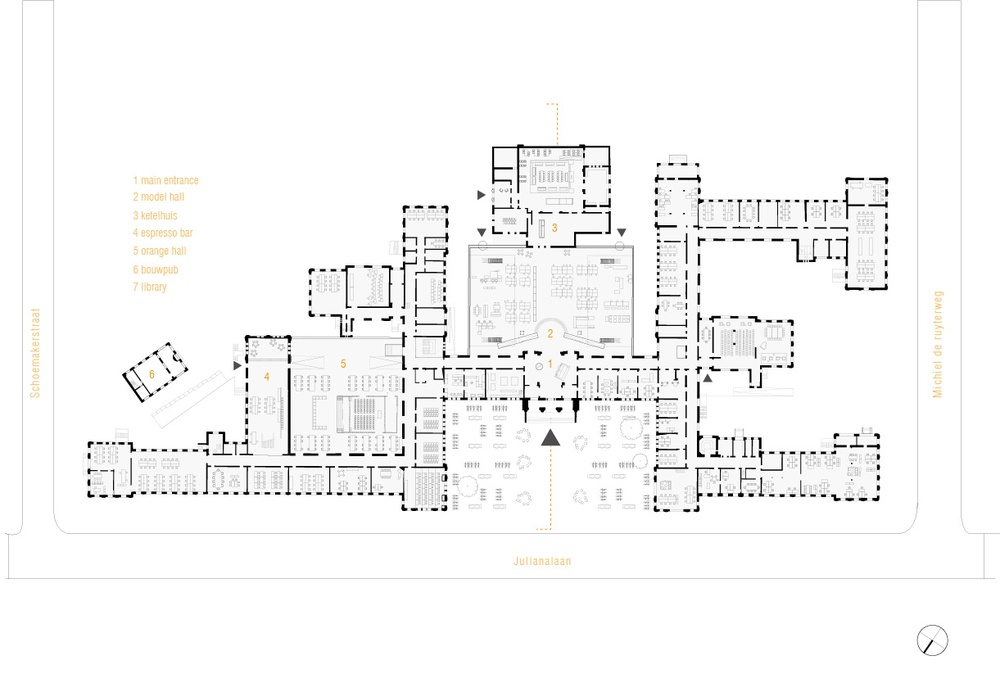
#> input picture construction_site_bk.jpg, 1000 x 683 px, shrunk from 1221 x 834 before the run
$ python RRTstar_algorithm.py
#> lines starting #> are read from the running program, lines starting #| are printed output that depends on the picture; after the words box and inside, x2 and y2 are one past the last pixel; in counts of white or black regions, pixels touching at a corner belong together
import numpy as np
import matplotlib.pyplot as plt
import cv2
import random
import math
import nodelist

# Parameters for RRT*
MAX_ITER = 10000
GOAL_RADIUS = 10
STEP_SIZE = 10  # Small step size for improved accuracy
SEARCH_RADIUS = 20

# Read and preprocess the image
image_path = "construction_site_bk.jpg"
floor_plan = cv2.imread(image_path, cv2.IMREAD_GRAYSCALE)
#> floor_plan: shape (683, 1000); min 0, max 255, mean 247.3

# Invert the image to treat walls as obstacles
_, binary_map = cv2.threshold(floor_plan, 200, 255, cv2.THRESH_BINARY_INV)
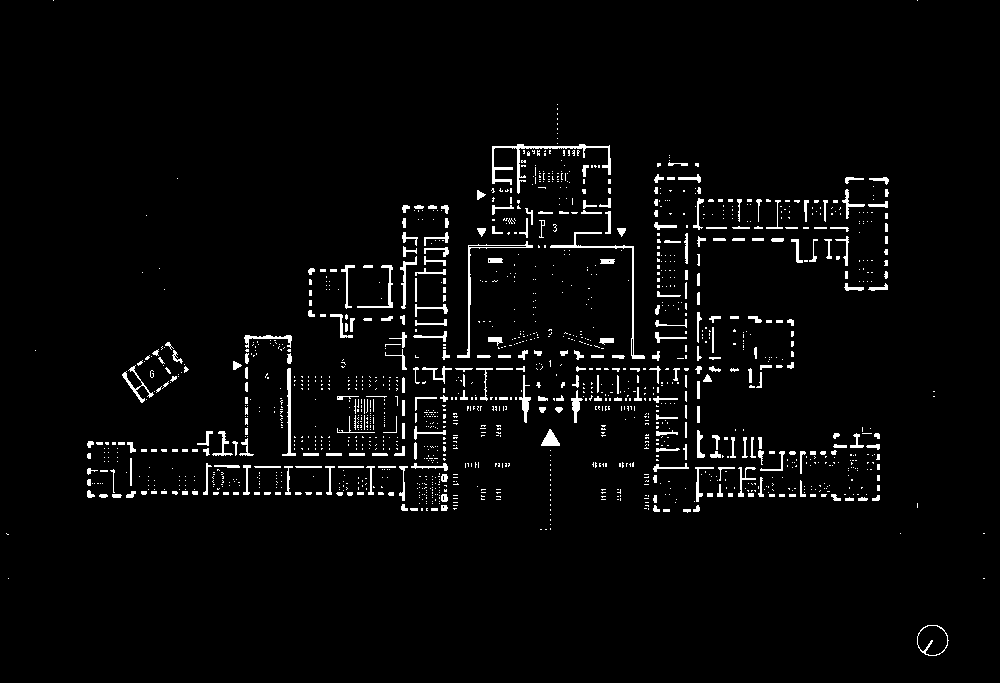
#> binary_map: shape (683, 1000); 3.1% white; 1509 white regions (1217 under 20 px), largest, box (x1, y1, x2, y2) and area: (492, 144, 611, 194) 772, (550, 232, 645, 359) 547, (457, 241, 533, 358) 441
binary_map = binary_map // 255  # Convert to binary (1 for obstacles, 0 for free space)

# Define the start (A) and goal (B) points
start = nodelist.nodes[0]  # approximate coordinates for point A
goal = nodelist.nodes[1]  # approximate coordinates for point B

# RRT* Node class
class Node:
    def __init__(self, point):
        self.point = point
        self.parent = None
        self.cost = 0

# Calculate the Euclidean distance between two points
def distance(p1, p2):
    return math.hypot(p1[0] - p2[0], p1[1] - p2[1])

# Generate a random point in the map
def random_point(image_shape):
    return (random.randint(0, image_shape[1] - 1), random.randint(0, image_shape[0] - 1))

# Find the nearest node in the tree to a given point
def nearest(tree, point):
    return min(tree, key=lambda node: distance(node.point, point))

# Check if a path between two points is collision-free
def is_collision_free(p1, p2, binary_map):
    num_points = int(distance(p1, p2) / 2)  # Check for collisions at intervals
    for i in range(num_points):
        u = i / num_points
        x = int(p1[0] * (1 - u) + p2[0] * u)
        y = int(p1[1] * (1 - u) + p2[1] * u)
        if binary_map[y, x] == 1:  # 1 indicates an obstacle
            return False
    return True

# Find nodes within a radius of a point
def nearby_nodes(tree, point, radius):
    return [node for node in tree if distance(node.point, point) < radius]

# Rewire the tree by connecting the new node with nearby nodes if it offers a cheaper path
def rewire(tree, new_node, nearby_nodes):
    for node in nearby_nodes:
        if node is not new_node.parent:
            new_cost = new_node.cost + distance(new_node.point, node.point)
            if new_cost < node.cost and is_collision_free(new_node.point, node.point, binary_map):
                node.parent = new_node
                node.cost = new_cost

# RRT* Algorithm
def rrt_star(start, goal, binary_map, max_iter=MAX_ITER):
    start_node = Node(start)
    goal_node = Node(goal)
    tree = [start_node]

    for i in range(max_iter):
        # Generate a random point or goal point with some probability
        rand_point = random_point(binary_map.shape)
        if random.random() < 0.05:
            rand_point = goal

        # Find the nearest node in the tree
        nearest_node = nearest(tree, rand_point)

        # Move towards the random point
        direction = np.array(rand_point) - np.array(nearest_node.point)
        direction = direction / np.linalg.norm(direction)  # Normalize direction
        new_point = tuple(np.round(nearest_node.point + direction * STEP_SIZE).astype(int))

        # Skip if new point is out of bounds or collides with obstacles
        if (0 <= new_point[0] < binary_map.shape[1] and
            0 <= new_point[1] < binary_map.shape[0] and
            is_collision_free(nearest_node.point, new_point, binary_map)):

            new_node = Node(new_point)
            new_node.parent = nearest_node
            new_node.cost = nearest_node.cost + distance(nearest_node.point, new_point)
            tree.append(new_node)

            # Rewire the tree to find optimal paths
            near_nodes = nearby_nodes(tree, new_point, SEARCH_RADIUS)
            rewire(tree, new_node, near_nodes)

            # Check if goal is within reach
            if distance(new_point, goal) < GOAL_RADIUS:
                goal_node.parent = new_node
                goal_node.cost = new_node.cost + distance(new_point, goal)
                tree.append(goal_node)
                print(f"Goal reached at iteration {i}")
                break

    return tree, goal_node

# Extract the final path from start to goal
def extract_path(goal_node):
    path = []
    node = goal_node
    while node:
        path.append(node.point)
        node = node.parent
    return path[::-1]  # Reverse the path

# Function to smooth the path by removing unnecessary nodes
def smooth_path(path, binary_map):
    smoothed_path = [path[0]]
    i = 0
    while i < len(path) - 1:
        for j in range(len(path) - 1, i, -1):
            if is_collision_free(path[i], path[j], binary_map):
                smoothed_path.append(path[j])
                i = j
                break
    return smoothed_path

# Combined RRT* function with smoothing option
def rrt_star_with_smoothing(start, goal, binary_map, max_iter=MAX_ITER, smooth=True):
    # Run the RRT* algorithm
    tree, goal_node = rrt_star(start, goal, binary_map, max_iter)

    # Extract the path from start to goal
    path = extract_path(goal_node)

    # Apply smoothing if requested
    if smooth:
        path = smooth_path(path, binary_map)

    return tree, path

# Run the combined RRT* with smoothing enabled
tree, smoothed_path = rrt_star_with_smoothing(start, goal, binary_map, smooth=True)
#> after the loop in rrt_star, `for i in range(max_iter):`: tree = 1 item
#> after the loop in extract_path, `while node:`: path = [(592, 857.3)]
#> after the loop in smooth_path, `while i < len(path) - 1:`: i = 0
#> tree = 1 item; smoothed_path = [(592, 857.3)]

# Calculate the length of the smoothed path
def calculate_path_length(path):
    length = 0.0
    for i in range(1, len(path)):
        length += np.linalg.norm(np.array(path[i]) - np.array(path[i-1]))
    return length

# Calculate the length of the sample path
length_of_smooth_path = calculate_path_length(smoothed_path)
#> after the loop in calculate_path_length, `for i in range(1, len(path)):`: length = 0
#> length_of_smooth_path = 0
print(length_of_smooth_path)
#| 0.0

# Plot the result with both original and smoothed paths
plt.figure(figsize=(10, 10))  # Increase figure size for larger output
plt.imshow(binary_map, cmap='gray_r')  # Invert the output colors by using 'gray_r'
for node in tree:
    if node.parent:
        plt.plot([node.point[0], node.parent.point[0]], [node.point[1], node.parent.point[1]], 'b-', linewidth=0.5)
#> this loop made 1 pass

# Plot the smoothed path
plt.plot([p[0] for p in smoothed_path], [p[1] for p in smoothed_path], 'g-', linewidth=2, label="Smoothed Path")
plt.scatter(start[0], start[1], color='green', label="Start", s=50)
plt.scatter(goal[0], goal[1], color='red', label="Goal", s=50)
plt.legend()
plt.title("RRT* Path Planning with Smoothed Path (Inverted Colors)")
plt.show()
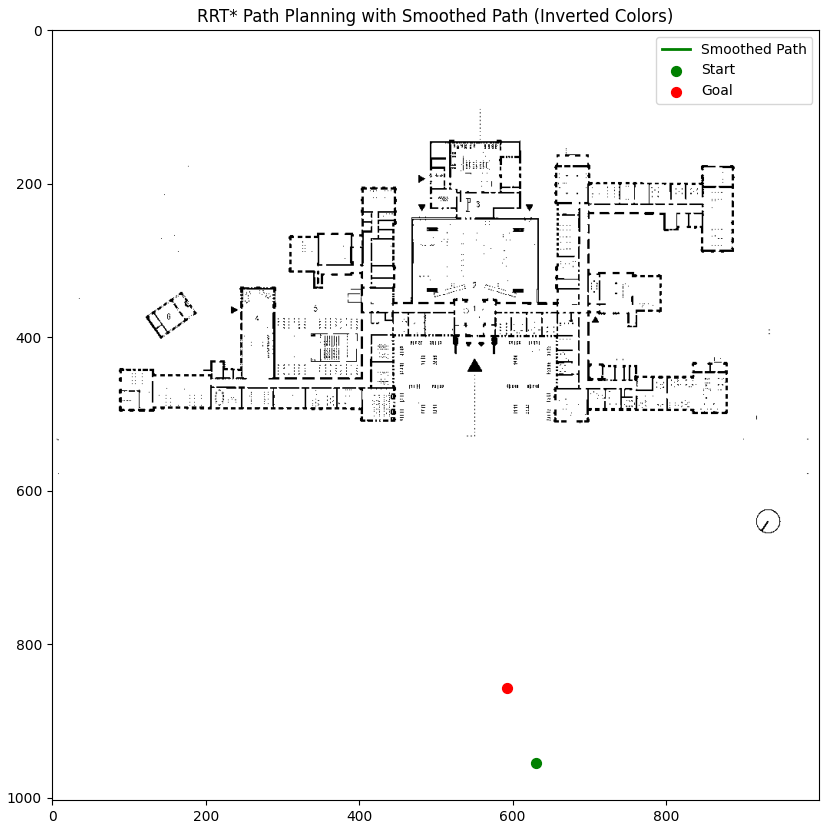
#> figure drawn by matplotlib, 1 panel

$ run again, with Plattegrond.jpg copied over construction_site_bk.jpg
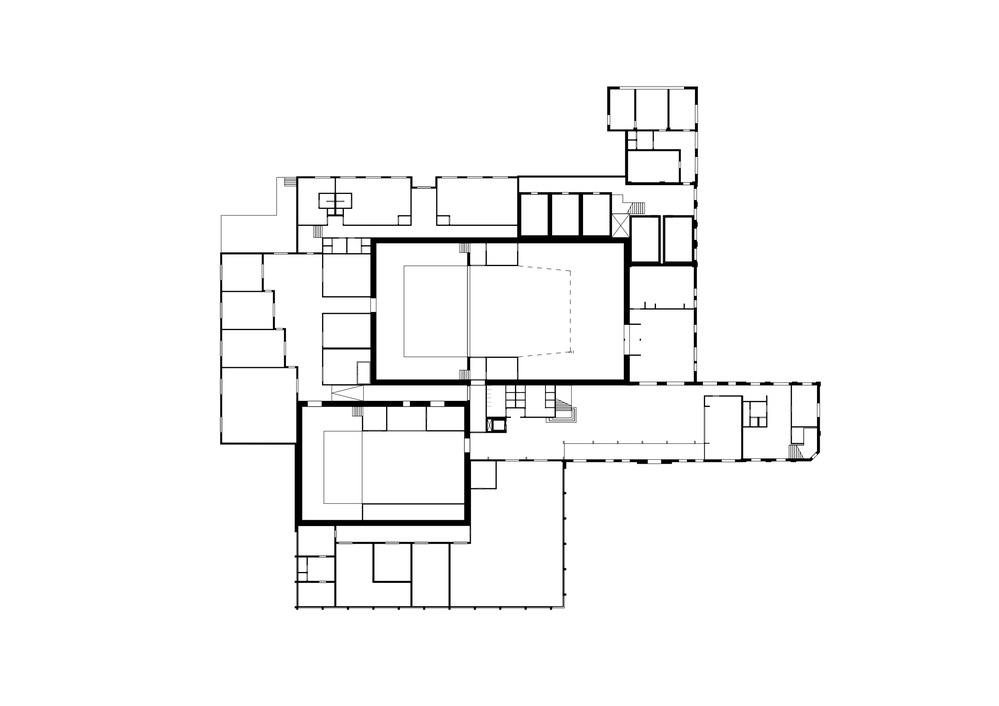
#> input picture Plattegrond.jpg, 999 x 706 px, shrunk from 2481 x 1754 before the run
#> floor_plan is the input picture: shape (706, 999); min 0, max 255, mean 247.4
#> `_, binary_map = cv2.threshold(floor_plan, 200, 255, cv2.THRESH_BINARY_..`:
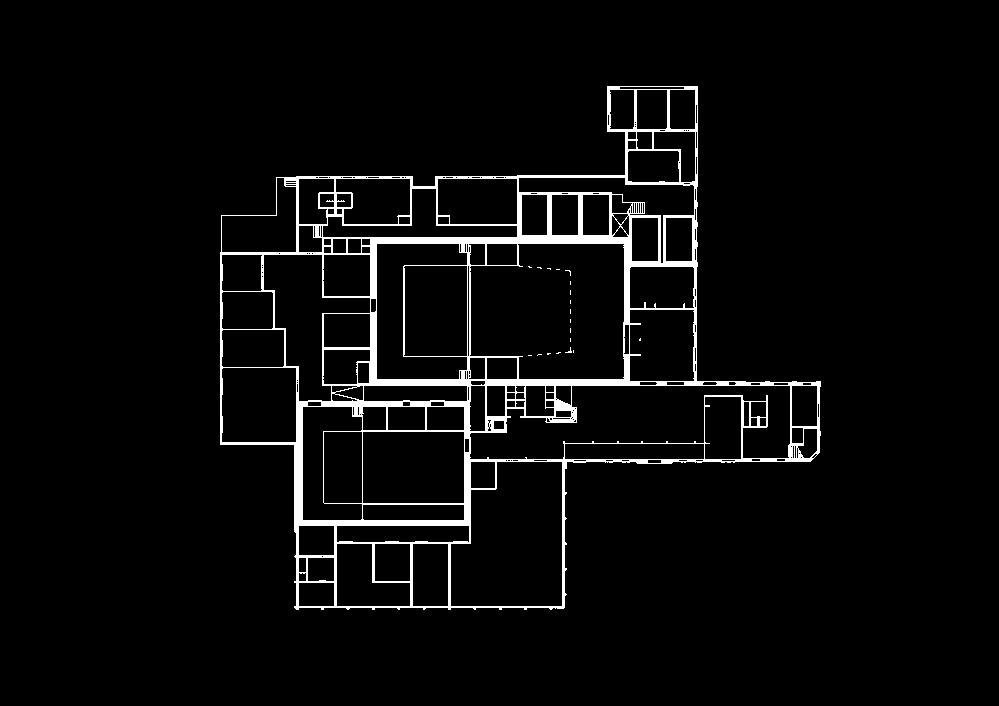
#> binary_map: shape (706, 999); 4% white; 20 white regions (19 under 20 px), largest, box (x1, y1, x2, y2) and area: (220, 86, 821, 610) 27957
#> after the loop in rrt_star, `for i in range(max_iter):`: tree = 1 item
#> after the loop in extract_path, `while node:`: path = [(592, 857.3)]
#> after the loop in smooth_path, `while i < len(path) - 1:`: i = 0
#> `tree, smoothed_path = rrt_star_with_smoothing(start, goal, binary_map,..`: tree = 1 item; smoothed_path = [(592, 857.3)]
#> after the loop in calculate_path_length, `for i in range(1, len(path)):`: length = 0
#| 0.0
#> the loop `for node in tree:` made 1 pass
#> `plt.show()`:
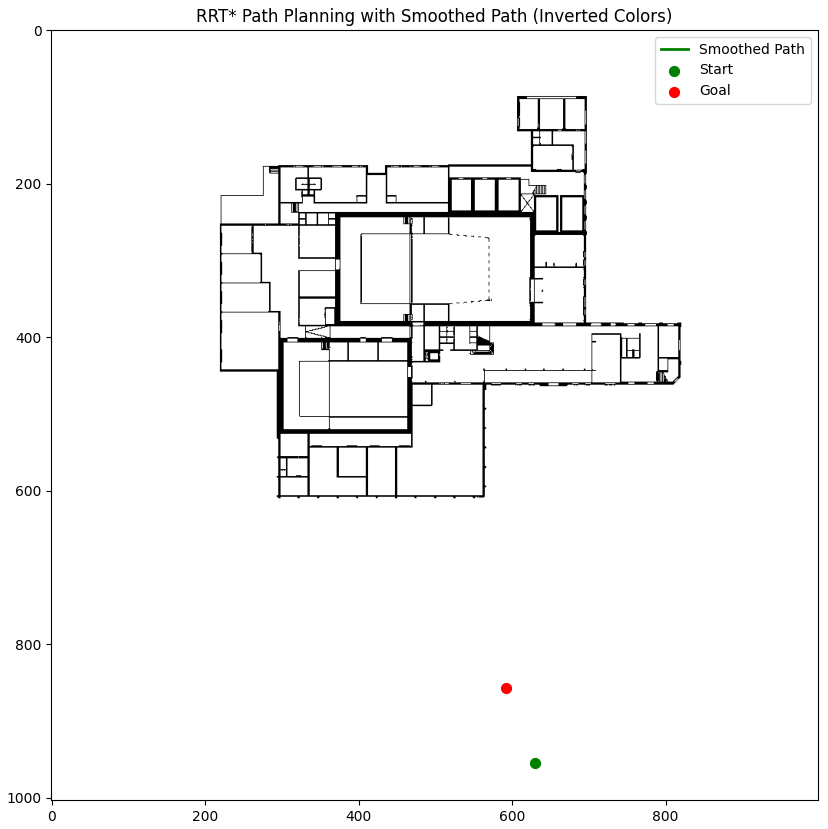
#> figure drawn by matplotlib, 1 panel
